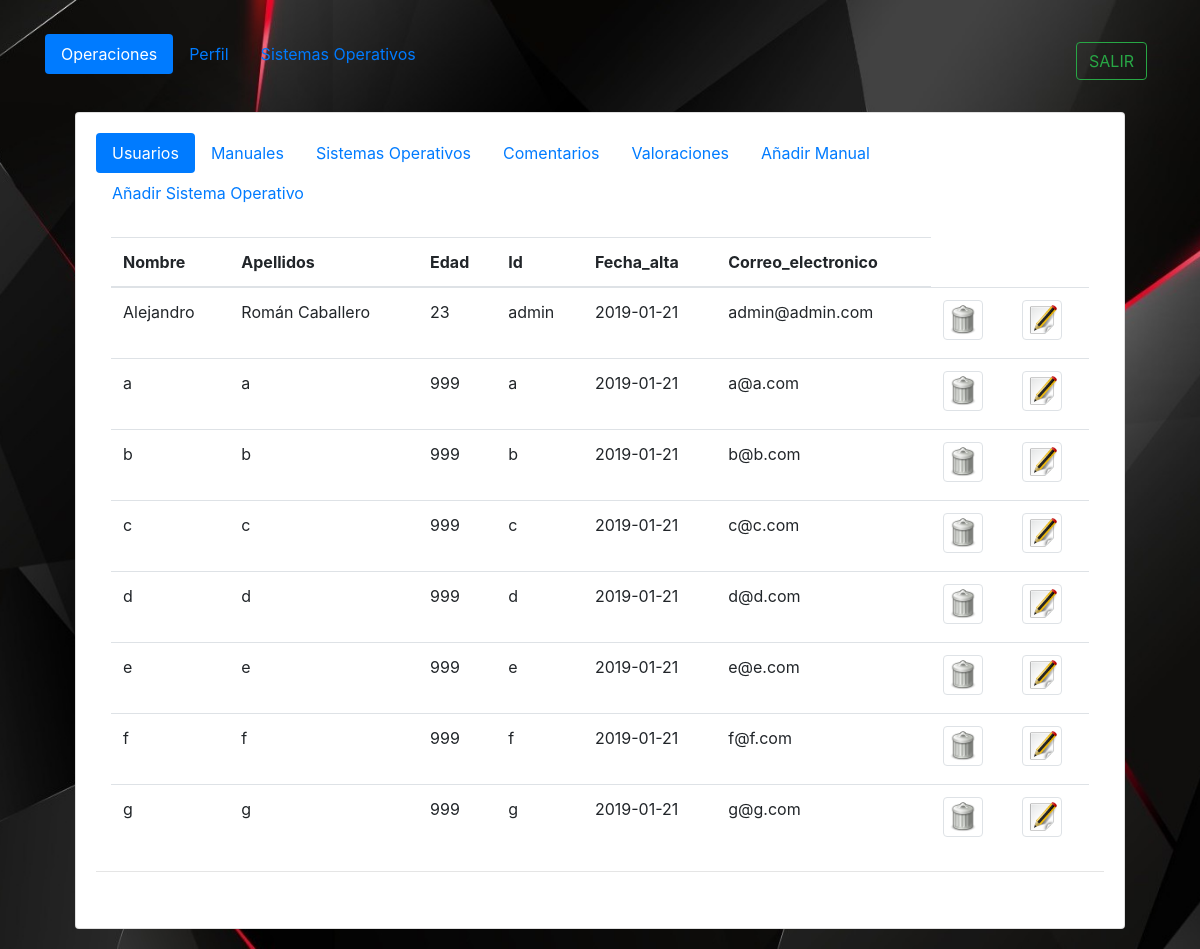
Screenshot of /PAGINA_WEB/administrador/principal.php (signed in) with the database file from the repository.
### tables this page shows
CREATE TABLE `usuarios` (
  `cod_usuario` int(11) NOT NULL AUTO_INCREMENT,
  `nombre` varchar(20) NOT NULL,
  `apellido` varchar(35) NOT NULL,
  `correo_electronico` varchar(45) NOT NULL,
  `edad` int(3) NOT NULL,
  `id` varchar(15) NOT NULL,
  `password` varchar(34) NOT NULL,
  `fecha_alta` varchar(45) NOT NULL,
  PRIMARY KEY (`cod_usuario`)
);

### PAGINA_WEB/administrador/principal.php (shortened to what this page needs)
<!DOCTYPE html>
<html>
<head>
  <link rel="stylesheet" href="https://stackpath.bootstrapcdn.com/bootstrap/4.2.1/css/bootstrap.min.css"
>
    <link rel="stylesheet" href="../css/imagenes_icon.css">
    <link rel="stylesheet" type="text/css" media="screen" href="../css/edicion.css" />
</head>
<body>
  <?php
if (isset($_SESSION["user"]) && isset($_SESSION["password"]) && $_SESSION["user"] == 'admin') {
    ?>
  <div class="container mt-4">
    <ul class="nav nav-pills" role="tablist">
    <li class="nav-item">
        <a class="nav-link active" data-toggle="pill" href="#operaciones">Operaciones</a>
      </li>
      <li class="nav-item">
        <a class="nav-link" data-toggle="pill" href="#perfil">Perfil</a>
      </li>
      <li class="nav-item">
        <a class="nav-link" data-toggle="pill" href="#so">Sistemas Operativos</a>
      </li>
      <?php include_once '../php_codigo/salir_sesion.php';?>
    </ul>
    <div class="tab-content">
    <div id="operaciones" class="container tab-pane active"><br>
          <div class="col-md-12">
          <div class="card">
            <div class="card-body">
              <div class="row">
                <div class="col-md-12">
                  <ul class="nav nav-pills" role="tablist">
                    <li class="nav-item">
                      <a class="nav-link active" data-toggle="pill" href="#usu">Usuarios</a>
                    </li>
                    <li class="nav-item">
                      <a class="nav-link" data-toggle="pill" href="#manu">Manuales</a>
                    </li>
                    <li class="nav-item">
                      <a class="nav-link" data-toggle="pill" href="#soo">Sistemas Operativos</a>
                    </li>
                    <li class="nav-item">
                      <a class="nav-link" data-toggle="pill" href="#coment">Comentarios</a>
                    </li>
                    <li class="nav-item">
                      <a class="nav-link" data-toggle="pill" href="#valor">Valoraciones</a>
                    </li>
                    <li class="nav-item">
                      <a class="nav-link" data-toggle="pill" href="#añadir">Añadir Manual</a>
                    </li>
                    <li class="nav-item">
                      <a class="nav-link" data-toggle="pill" href="#añadir1">Añadir Sistema Operativo</a>
                    </li>
                  </ul>
                  <div class="tab-content">
                    <div id="usu" class="container tab-pane active"><br>
                    <?php
                          include_once '../php_codigo/todos_usuarios.php';
                      ?>
                    </div>
                  </div>
                  <hr>
                </div>
              </div>
            </div>
          </div>
        </div>
      </div>
                                                  <link rel="stylesheet" type="text/css" media="screen" href="../css/card.css" />
    </div>
  </div>
    <?php
} else {
    session_destroy();
    header("Location: ../INICIO/index.php");
}
?>
</body>
</html>

### PAGINA_WEB/php_codigo/salir_sesion.php (shortened to what this page needs)
<?php if (!isset($_POST["salida"])) : ?>
          <form  method="post" class="p-2 ml-auto my-2 my-lg-0">
            <input type="submit" name='salida' value="SALIR" id="salir" class="btn btn-outline-success my-2 my-sm-0">
          </form>
<?php endif ?>

### PAGINA_WEB/php_codigo/todos_usuarios.php (shortened to what this page needs)
<?php if (!isset($_GET["codigo"])): ?>
<?php
$connection = new mysqli("localhost", "usuario", "2asirtriana", "alebuntu");
$connection->set_charset("utf8");
if ($result = $connection->query("select * from usuarios;")) {
    ?>
    <table class="table">
    <thead>
      <tr>
        <th scope="row">Nombre</th>
        <th scope="row">Apellidos</th>
        <th scope="row">Edad</th>
        <th scope="row">Id</th>
        <th scope="row">Fecha_alta</th>
        <th scope="row">Correo_electronico</th>
       </tr>
    </thead>
<?php
    while ($obj = $result->fetch_object()) {
         ?>
      <?php
        echo "<tr>";
        echo "<td>".$obj->nombre."</td>";
        echo "<td>".$obj->apellido."</td>";
        echo "<td>".$obj->edad."</td>";
        echo "<td>".$obj->id."</td>";
        echo "<td>".$obj->fecha_alta."</td>";
        echo "<td>".$obj->correo_electronico."</td>";
        echo "<td><form method='POST' action='principal.php?codigo=$obj->cod_usuario'><input type='image' name='eliminar' src='../css/iconos/eliminar.png' style='width:40px' alt='Submit' class='img-thumbnail' /></form></td>";
        echo "<td><a href='../op_admin/usu.php?codsu=$obj->cod_usuario&nom=$obj->nombre&ap=$obj->apellido&edad=$obj->edad&mote=$obj->id&fechalta=$obj->fecha_alta&correo=$obj->correo_electronico&contra=$obj->password'><img src='../css/iconos/editar.png'  style='width:40px' class='img-thumbnail' /></a></td>";
        echo "</tr>";
    }
        echo "</table>";
        ?>
        <?php
    }
?>
<?php endif?>

### PAGINA_WEB/css/edicion.css (style rules this page uses)
body { background-attachment: fixed; background-position: center center; background-size: cover; background-image: url('./fondos/fondo_admin.jpg'); background-repeat: no-repeat; -moz-background-size: cover; -webkit-background-size: cover; -o-background-size: cover; }

### rows the page displays
usuarios: nombre "Alejandro", apellido "Román Caballero", edad "23", id "admin", fecha_alta "2019-01-21", correo_electronico "admin@admin.com"
usuarios: nombre "a", apellido "a", edad "999", id "a", fecha_alta "2019-01-21", correo_electronico "a@a.com"
usuarios: nombre "b", apellido "b", edad "999", id "b", fecha_alta "2019-01-21", correo_electronico "b@b.com"
usuarios: nombre "c", apellido "c", edad "999", id "c", fecha_alta "2019-01-21", correo_electronico "c@c.com"
usuarios: nombre "d", apellido "d", edad "999", id "d", fecha_alta "2019-01-21", correo_electronico "d@d.com"
usuarios: nombre "e", apellido "e", edad "999", id "e", fecha_alta "2019-01-21", correo_electronico "e@e.com"
usuarios: nombre "f", apellido "f", edad "999", id "f", fecha_alta "2019-01-21", correo_electronico "f@f.com"
usuarios: nombre "g", apellido "g", edad "999", id "g", fecha_alta "2019-01-21", correo_electronico "g@g.com"
